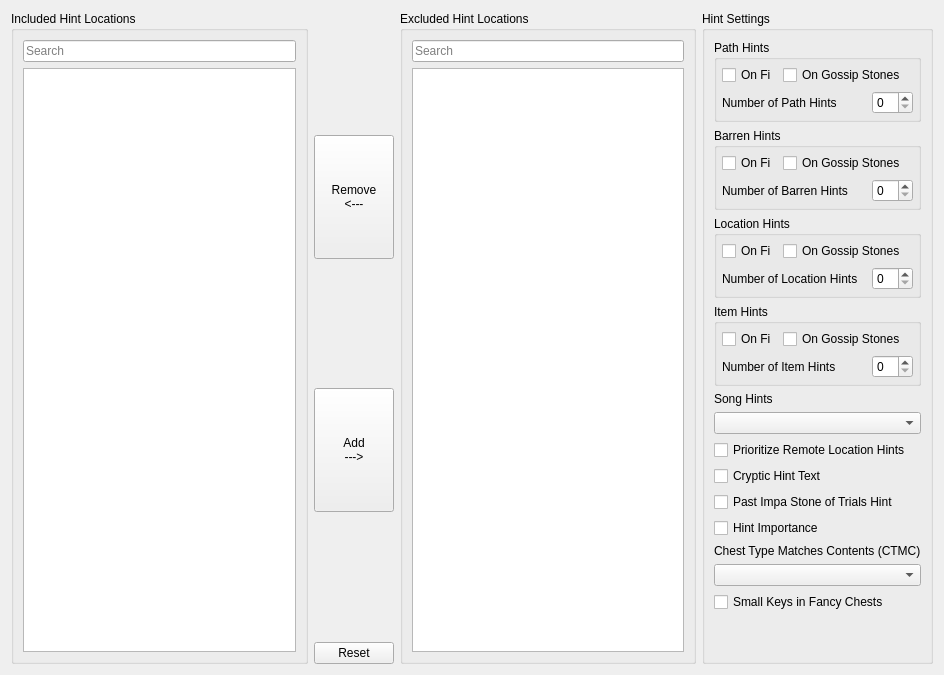
      <widget class="QWidget" name="hints_tab">
       <property name="sizePolicy">
        <sizepolicy hsizetype="Preferred" vsizetype="Maximum">
         <horstretch>0</horstretch>
         <verstretch>0</verstretch>
        </sizepolicy>
       </property>
       <attribute name="title">
        <string>Hints</string>
       </attribute>
       <layout class="QGridLayout" name="gridLayout_8" columnstretch="6,1,6,4">
        <item row="0" column="2">
         <widget class="QGroupBox" name="excluded_hint_locations_group_box">
          <property name="title">
           <string>Excluded Hint Locations</string>
          </property>
          <layout class="QVBoxLayout" name="verticalLayout_27">
           <item>
            <widget class="QLineEdit" name="excluded_hint_locations_free_search">
             <property name="text">
              <string/>
             </property>
             <property name="placeholderText">
              <string>Search</string>
             </property>
             <property name="clearButtonEnabled">
              <bool>true</bool>
             </property>
            </widget>
           </item>
           <item>
            <widget class="QListView" name="excluded_hint_locations_list_view">
             <property name="sizePolicy">
              <sizepolicy hsizetype="Expanding" vsizetype="Expanding">
               <horstretch>0</horstretch>
               <verstretch>0</verstretch>
              </sizepolicy>
             </property>
             <property name="editTriggers">
              <set>QAbstractItemView::EditTrigger::NoEditTriggers</set>
             </property>
             <property name="showDropIndicator" stdset="0">
              <bool>false</bool>
             </property>
             <property name="selectionMode">
              <enum>QAbstractItemView::SelectionMode::MultiSelection</enum>
             </property>
             <property name="selectionRectVisible">
              <bool>false</bool>
             </property>
            </widget>
           </item>
          </layout>
         </widget>
        </item>
        <item row="0" column="0">
         <widget class="QGroupBox" name="included_hint_locations_group_box">
          <property name="sizePolicy">
           <sizepolicy hsizetype="Preferred" vsizetype="Preferred">
            <horstretch>0</horstretch>
            <verstretch>0</verstretch>
           </sizepolicy>
          </property>
          <property name="title">
           <string>Included Hint Locations</string>
          </property>
          <layout class="QVBoxLayout" name="verticalLayout_26">
           <item>
            <widget class="QLineEdit" name="included_hint_locations_free_search">
             <property name="text">
              <string/>
             </property>
             <property name="placeholderText">
              <string>Search</string>
             </property>
             <property name="clearButtonEnabled">
              <bool>true</bool>
             </property>
            </widget>
           </item>
           <item>
            <widget class="QListView" name="included_hint_locations_list_view">
             <property name="sizePolicy">
              <sizepolicy hsizetype="Expanding" vsizetype="Expanding">
               <horstretch>0</horstretch>
               <verstretch>0</verstretch>
              </sizepolicy>
             </property>
             <property name="editTriggers">
              <set>QAbstractItemView::EditTrigger::NoEditTriggers</set>
             </property>
             <property name="showDropIndicator" stdset="0">
              <bool>false</bool>
             </property>
             <property name="selectionMode">
              <enum>QAbstractItemView::SelectionMode::MultiSelection</enum>
             </property>
             <property name="selectionRectVisible">
              <bool>false</bool>
             </property>
            </widget>
           </item>
          </layout>
         </widget>
        </item>
        <item row="0" column="1">
         <layout class="QVBoxLayout" name="hints_button_layout">
          <property name="sizeConstraint">
           <enum>QLayout::SizeConstraint::SetDefaultConstraint</enum>
          </property>
          <item>
           <spacer name="hints_top_vspacer">
            <property name="orientation">
             <enum>Qt::Orientation::Vertical</enum>
            </property>
            <property name="sizeHint" stdset="0">
             <size>
              <width>20</width>
              <height>40</height>
             </size>
            </property>
           </spacer>
          </item>
          <item>
           <widget class="QPushButton" name="include_hint_location_button">
            <property name="sizePolicy">
             <sizepolicy hsizetype="Minimum" vsizetype="Expanding">
              <horstretch>0</horstretch>
              <verstretch>0</verstretch>
             </sizepolicy>
            </property>
            <property name="text">
             <string>Remove
&lt;---</string>
            </property>
           </widget>
          </item>
          <item>
           <spacer name="hints_middle_vspacer">
            <property name="orientation">
             <enum>Qt::Orientation::Vertical</enum>
            </property>
            <property name="sizeHint" stdset="0">
             <size>
              <width>20</width>
              <height>40</height>
             </size>
            </property>
           </spacer>
          </item>
          <item>
           <widget class="QPushButton" name="exclude_hint_location_button">
            <property name="sizePolicy">
             <sizepolicy hsizetype="Minimum" vsizetype="Expanding">
              <horstretch>0</horstretch>
              <verstretch>0</verstretch>
             </sizepolicy>
            </property>
            <property name="text">
             <string>Add
---&gt;</string>
            </property>
           </widget>
          </item>
          <item>
           <spacer name="hints_bottom_vspacer">
            <property name="orientation">
             <enum>Qt::Orientation::Vertical</enum>
            </property>
            <property name="sizeType">
             <enum>QSizePolicy::Policy::Expanding</enum>
            </property>
            <property name="sizeHint" stdset="0">
             <size>
              <width>20</width>
              <height>40</height>
             </size>
            </property>
           </spacer>
          </item>
          <item>
           <widget class="QPushButton" name="hints_reset_button">
            <property name="text">
             <string>Reset</string>
            </property>
           </widget>
          </item>
         </layout>
        </item>
        <item row="0" column="3">
         <widget class="QGroupBox" name="hints_group_box">
          <property name="title">
           <string>Hint Settings</string>
          </property>
          <layout class="QVBoxLayout" name="verticalLayout_23">
           <item>
            <widget class="QGroupBox" name="path_hints_group_box">
             <property name="title">
              <string>Path Hints</string>
             </property>
             <property name="flat">
              <bool>false</bool>
             </property>
             <layout class="QVBoxLayout" name="verticalLayout_38">
              <property name="leftMargin">
               <number>5</number>
              </property>
              <property name="topMargin">
               <number>5</number>
              </property>
              <property name="rightMargin">
               <number>5</number>
              </property>
              <property name="bottomMargin">
               <number>5</number>
              </property>
              <item>
               <layout class="QHBoxLayout" name="path_hints_source_layout">
                <item>
                 <widget class="RandoTriStateCheckBox" name="setting_path_hints_on_fi">
                  <property name="sizePolicy">
                   <sizepolicy hsizetype="Maximum" vsizetype="Fixed">
                    <horstretch>0</horstretch>
                    <verstretch>0</verstretch>
                   </sizepolicy>
                  </property>
                  <property name="text">
                   <string>On Fi</string>
                  </property>
                 </widget>
                </item>
                <item>
                 <widget class="RandoTriStateCheckBox" name="setting_path_hints_on_gossip_stones">
                  <property name="sizePolicy">
                   <sizepolicy hsizetype="Maximum" vsizetype="Fixed">
                    <horstretch>0</horstretch>
                    <verstretch>0</verstretch>
                   </sizepolicy>
                  </property>
                  <property name="text">
                   <string>On Gossip Stones</string>
                  </property>
                 </widget>
                </item>
                <item>
                 <spacer name="path_hints_source_hspacer">
                  <property name="orientation">
                   <enum>Qt::Orientation::Horizontal</enum>
                  </property>
                  <property name="sizeHint" stdset="0">
                   <size>
                    <width>40</width>
                    <height>20</height>
                   </size>
                  </property>
                 </spacer>
                </item>
               </layout>
              </item>
              <item>
               <layout class="QHBoxLayout" name="path_hints_count_layout">
                <item>
                 <widget class="QLabel" name="path_hints_label">
                  <property name="text">
                   <string>Number of Path Hints</string>
                  </property>
                 </widget>
                </item>
                <item>
                 <widget class="QSpinBox" name="setting_path_hints">
                  <property name="sizePolicy">
                   <sizepolicy hsizetype="Maximum" vsizetype="Fixed">
                    <horstretch>0</horstretch>
                    <verstretch>0</verstretch>
                   </sizepolicy>
                  </property>
                 </widget>
                </item>
               </layout>
              </item>
             </layout>
            </widget>
           </item>
           <item>
            <widget class="QGroupBox" name="barren_hints_group_box">
             <property name="title">
              <string>Barren Hints</string>
             </property>
             <layout class="QVBoxLayout" name="verticalLayout_39">
              <property name="leftMargin">
               <number>5</number>
              </property>
              <property name="topMargin">
               <number>5</number>
              </property>
              <property name="rightMargin">
               <number>5</number>
              </property>
              <property name="bottomMargin">
               <number>5</number>
              </property>
              <item>
               <layout class="QHBoxLayout" name="barren_hints_source_layout">
                <item>
                 <widget class="RandoTriStateCheckBox" name="setting_barren_hints_on_fi">
                  <property name="sizePolicy">
                   <sizepolicy hsizetype="Maximum" vsizetype="Fixed">
                    <horstretch>0</horstretch>
                    <verstretch>0</verstretch>
                   </sizepolicy>
                  </property>
                  <property name="text">
                   <string>On Fi</string>
                  </property>
                 </widget>
                </item>
                <item>
                 <widget class="RandoTriStateCheckBox" name="setting_barren_hints_on_gossip_stones">
                  <property name="sizePolicy">
                   <sizepolicy hsizetype="Maximum" vsizetype="Fixed">
                    <horstretch>0</horstretch>
                    <verstretch>0</verstretch>
                   </sizepolicy>
                  </property>
                  <property name="text">
                   <string>On Gossip Stones</string>
                  </property>
                 </widget>
                </item>
                <item>
                 <spacer name="barren_hints_source_hspacer">
                  <property name="orientation">
                   <enum>Qt::Orientation::Horizontal</enum>
                  </property>
                  <property name="sizeHint" stdset="0">
                   <size>
                    <width>40</width>
                    <height>20</height>
                   </size>
                  </property>
                 </spacer>
                </item>
               </layout>
              </item>
              <item>
               <layout class="QHBoxLayout" name="barren_hints_count_layout">
                <item>
                 <widget class="QLabel" name="barren_hints_label">
                  <property name="text">
                   <string>Number of Barren Hints</string>
                  </property>
                 </widget>
                </item>
                <item>
                 <widget class="QSpinBox" name="setting_barren_hints">
                  <property name="sizePolicy">
                   <sizepolicy hsizetype="Maximum" vsizetype="Fixed">
                    <horstretch>0</horstretch>
                    <verstretch>0</verstretch>
                   </sizepolicy>
                  </property>
                 </widget>
                </item>
               </layout>
              </item>
             </layout>
            </widget>
           </item>
           <item>
            <widget class="QGroupBox" name="location_hints_group_box">
             <property name="title">
              <string>Location Hints</string>
             </property>
             <layout class="QVBoxLayout" name="verticalLayout_40">
              <property name="leftMargin">
               <number>5</number>
              </property>
              <property name="topMargin">
               <number>5</number>
              </property>
              <property name="rightMargin">
               <number>5</number>
              </property>
              <property name="bottomMargin">
               <number>5</number>
              </property>
              <item>
               <layout class="QHBoxLayout" name="location_hints_source_layout">
                <item>
                 <widget class="RandoTriStateCheckBox" name="setting_location_hints_on_fi">
                  <property name="sizePolicy">
                   <sizepolicy hsizetype="Maximum" vsizetype="Fixed">
                    <horstretch>0</horstretch>
                    <verstretch>0</verstretch>
                   </sizepolicy>
                  </property>
                  <property name="text">
                   <string>On Fi</string>
                  </property>
                 </widget>
                </item>
                <item>
                 <widget class="RandoTriStateCheckBox" name="setting_location_hints_on_gossip_stones">
                  <property name="sizePolicy">
                   <sizepolicy hsizetype="Maximum" vsizetype="Fixed">
                    <horstretch>0</horstretch>
                    <verstretch>0</verstretch>
                   </sizepolicy>
                  </property>
                  <property name="text">
                   <string>On Gossip Stones</string>
                  </property>
                 </widget>
                </item>
                <item>
                 <spacer name="location_hints_source_hspacer">
                  <property name="orientation">
                   <enum>Qt::Orientation::Horizontal</enum>
                  </property>
                  <property name="sizeHint" stdset="0">
                   <size>
                    <width>40</width>
                    <height>20</height>
                   </size>
                  </property>
                 </spacer>
                </item>
               </layout>
              </item>
              <item>
               <layout class="QHBoxLayout" name="location_hints_count_layout">
                <item>
                 <widget class="QLabel" name="location_hints_label">
                  <property name="text">
                   <string>Number of Location Hints</string>
                  </property>
                 </widget>
                </item>
                <item>
                 <widget class="QSpinBox" name="setting_location_hints">
                  <property name="sizePolicy">
                   <sizepolicy hsizetype="Maximum" vsizetype="Fixed">
                    <horstretch>0</horstretch>
                    <verstretch>0</verstretch>
                   </sizepolicy>
                  </property>
                 </widget>
                </item>
               </layout>
              </item>
             </layout>
            </widget>
           </item>
           <item>
            <widget class="QGroupBox" name="item_hints_group_box">
             <property name="title">
              <string>Item Hints</string>
             </property>
             <layout class="QVBoxLayout" name="verticalLayout_41">
              <property name="leftMargin">
               <number>5</number>
              </property>
              <property name="topMargin">
               <number>5</number>
              </property>
              <property name="rightMargin">
               <number>5</number>
              </property>
              <property name="bottomMargin">
               <number>5</number>
              </property>
              <item>
               <layout class="QHBoxLayout" name="item_hints_source_layout">
                <item>
                 <widget class="RandoTriStateCheckBox" name="setting_item_hints_on_fi">
                  <property name="sizePolicy">
                   <sizepolicy hsizetype="Maximum" vsizetype="Fixed">
                    <horstretch>0</horstretch>
                    <verstretch>0</verstretch>
                   </sizepolicy>
                  </property>
                  <property name="text">
                   <string>On Fi</string>
                  </property>
                 </widget>
                </item>
                <item>
                 <widget class="RandoTriStateCheckBox" name="setting_item_hints_on_gossip_stones">
                  <property name="sizePolicy">
                   <sizepolicy hsizetype="Maximum" vsizetype="Fixed">
                    <horstretch>0</horstretch>
                    <verstretch>0</verstretch>
                   </sizepolicy>
                  </property>
                  <property name="text">
                   <string>On Gossip Stones</string>
                  </property>
                 </widget>
                </item>
                <item>
                 <spacer name="item_hints_source_hspacer">
                  <property name="orientation">
                   <enum>Qt::Orientation::Horizontal</enum>
                  </property>
                  <property name="sizeHint" stdset="0">
                   <size>
                    <width>40</width>
                    <height>20</height>
                   </size>
                  </property>
                 </spacer>
                </item>
               </layout>
              </item>
              <item>
               <layout class="QHBoxLayout" name="item_hints_count_layout">
                <item>
                 <widget class="QLabel" name="item_hints_label">
                  <property name="text">
                   <string>Number of Item Hints</string>
                  </property>
                 </widget>
                </item>
                <item>
                 <widget class="QSpinBox" name="setting_item_hints">
                  <property name="sizePolicy">
                   <sizepolicy hsizetype="Maximum" vsizetype="Fixed">
                    <horstretch>0</horstretch>
                    <verstretch>0</verstretch>
                   </sizepolicy>
                  </property>
                 </widget>
                </item>
               </layout>
              </item>
             </layout>
            </widget>
           </item>
           <item>
            <widget class="QLabel" name="song_hints_label">
             <property name="text">
              <string>Song Hints</string>
             </property>
            </widget>
           </item>
           <item>
            <widget class="QComboBox" name="setting_song_hints"/>
           </item>
           <item>
            <widget class="RandoTriStateCheckBox" name="setting_always_hints">
             <property name="text">
              <string>Prioritize Remote Location Hints</string>
             </property>
            </widget>
           </item>
           <item>
            <widget class="RandoTriStateCheckBox" name="setting_cryptic_hint_text">
             <property name="text">
              <string>Cryptic Hint Text</string>
             </property>
            </widget>
           </item>
           <item>
            <widget class="RandoTriStateCheckBox" name="setting_impa_sot_hint">
             <property name="text">
              <string>Past Impa Stone of Trials Hint</string>
             </property>
            </widget>
           </item>
           <item>
            <widget class="RandoTriStateCheckBox" name="setting_hint_importance">
             <property name="text">
              <string>Hint Importance</string>
             </property>
            </widget>
           </item>
           <item>
            <widget class="QLabel" name="chest_size_matches_contents_label">
             <property name="text">
              <string>Chest Type Matches Contents (CTMC)</string>
             </property>
            </widget>
           </item>
           <item>
            <widget class="QComboBox" name="setting_chest_type_matches_contents"/>
           </item>
           <item>
            <widget class="RandoTriStateCheckBox" name="setting_small_keys_in_fancy_chests">
             <property name="text">
              <string>Small Keys in Fancy Chests</string>
             </property>
            </widget>
           </item>
           <item>
            <spacer name="hints_vspacer">
             <property name="orientation">
              <enum>Qt::Orientation::Vertical</enum>
             </property>
             <property name="sizeHint" stdset="0">
              <size>
               <width>20</width>
               <height>40</height>
              </size>
             </property>
            </spacer>
           </item>
          </layout>
         </widget>
        </item>
       </layout>
      </widget>
